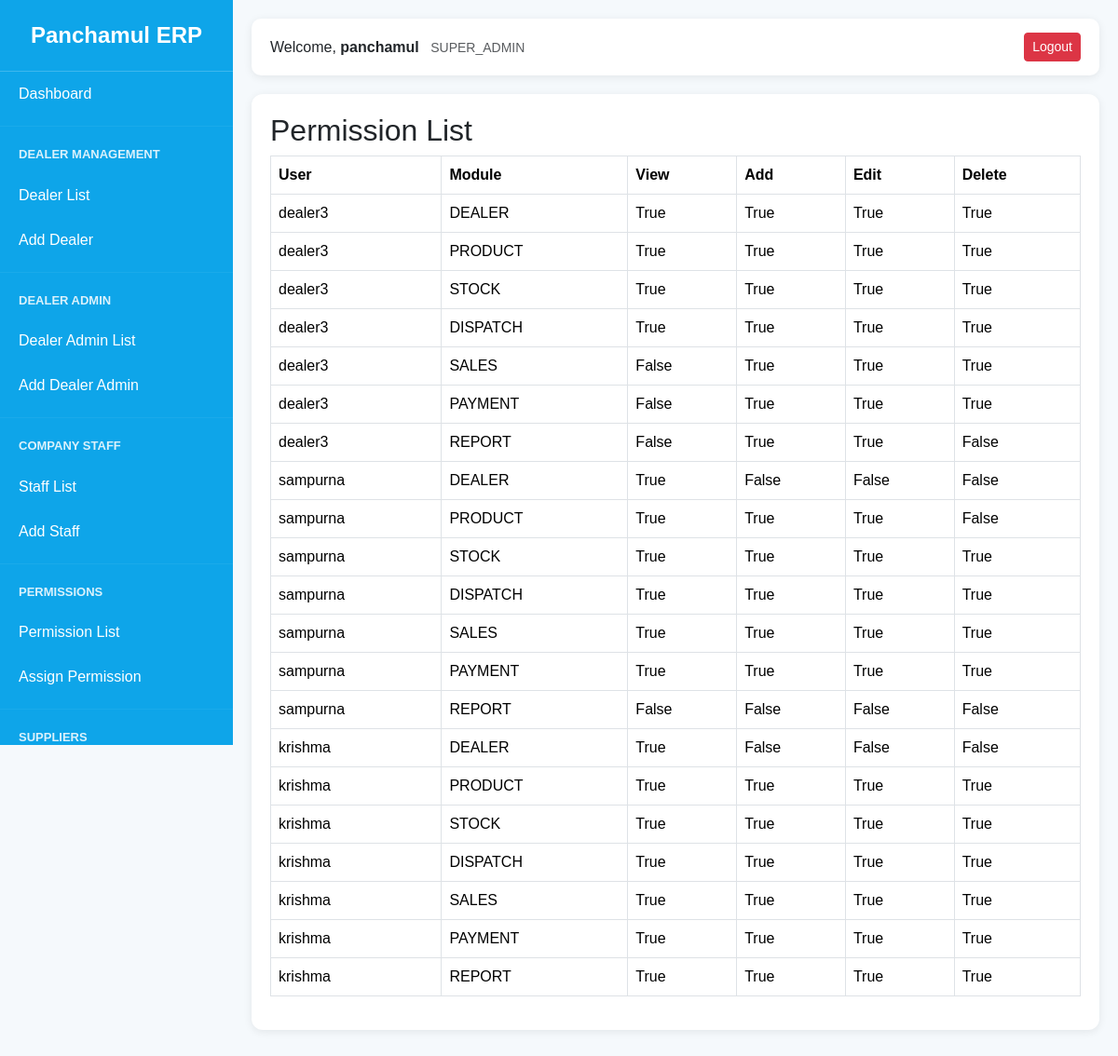
Page /permissions/ (signed in) on the committed database.
### accounts/models.py (models this page shows, shortened)
class User(AbstractUser):
    ROLE_CHOICES = (
        ('SUPER_ADMIN', 'Super Admin'),
        ('COMPANY_STAFF', 'Company Staff'),
        ('DEALER_ADMIN', 'Dealer Admin'),
        ('DEALER_STAFF', 'Dealer Staff'),
    )
    role = models.CharField(
        max_length=20,
        choices=ROLE_CHOICES
    )
    phone = models.CharField(
        max_length=20,
        blank=True,
        null=True
    )
    is_active_user = models.BooleanField(
        default=True
    )

class ModulePermission(models.Model):
    MODULES = (
        ('DEALER', 'Dealer'),
        ('PRODUCT', 'Product'),
        ('STOCK', 'Stock'),
        ('DISPATCH', 'Dispatch'),
        ('SALES', 'Sales'),
        ('PAYMENT', 'Payment'),
        ('REPORT', 'Report'),
    )
    user = models.ForeignKey(
        User,
        on_delete=models.CASCADE
    )
    module = models.CharField(
        max_length=50,
        choices=MODULES
    )
    can_view = models.BooleanField(default=False)
    can_add = models.BooleanField(default=False)
    can_edit = models.BooleanField(default=False)
    can_delete = models.BooleanField(default=False)
    class Meta:
        unique_together = (
            'user',
            'module'
        )

### accounts/views.py (the view)
@login_required
def permission_list(request):
    permissions = ModulePermission.objects.select_related(
        'user'
    )
    return render(
        request,
        'dashboard/super_admin/permission_list.html',
        {
            'permissions': permissions
        }
    )

### accounts/context_processors.py (called while the page is built)
def user_permissions(request):
    permissions = {}
    if request.user.is_authenticated:
        perms = ModulePermission.objects.filter(
            user=request.user
        )
        for p in perms:
            permissions[p.module] = p
    return {
        'user_permissions': permissions
    }

### templates/dashboard/super_admin/permission_list.html
{% extends 'dashboard/base.html' %}
{% block content %}
<div class="card-box">
<h2>Permission List</h2>
<table class="table table-bordered">
<thead>
<tr>
<th>User</th>
<th>Module</th>
<th>View</th>
<th>Add</th>
<th>Edit</th>
<th>Delete</th>
</tr>
</thead>
<tbody>
{% for p in permissions %}
<tr>
<td>{{ p.user.username }}</td>
<td>{{ p.module }}</td>
<td>{{ p.can_view }}</td>
<td>{{ p.can_add }}</td>
<td>{{ p.can_edit }}</td>
<td>{{ p.can_delete }}</td>
</tr>
{% endfor %}
</tbody>
</table>
</div>
{% endblock %}

### templates/dashboard/base.html (shortened to what this page needs)
<!DOCTYPE html>
<html lang="en">
<head>
    <link href="https://cdn.jsdelivr.net/npm/bootstrap@5.3.3/dist/css/bootstrap.min.css"
          rel="stylesheet">
</head>
<body>
<div class="sidebar" id="sidebar">
    <div class="logo">
        Panchamul ERP
    </div>
    {% if request.user.role == 'SUPER_ADMIN' %}
        <a href="{% url 'super_dashboard' %}">
            Dashboard
        </a>
    {% else %}
        <a href="{% url 'staff_dashboard' %}">
            Dashboard
        </a>
    {% endif %}
    {% if request.user.role == 'SUPER_ADMIN' or user_permissions.DEALER.can_view %}
    <hr>
    <div class="menu-title">
        Dealer Management
    </div>
    <a href="{% url 'dealer_list' %}">
        Dealer List
    </a>
    {% if request.user.role == 'SUPER_ADMIN' or user_permissions.DEALER.can_add %}
    <a href="{% url 'dealer_create' %}">
        Add Dealer
    </a>
    {% endif %}
    {% endif %}
    {% if request.user.role == 'SUPER_ADMIN' %}
    <hr>
    <div class="menu-title">
        Dealer Admin
    </div>
    <a href="{% url 'dealer_admin_list' %}">
        Dealer Admin List
    </a>
    <a href="{% url 'dealer_admin_create' %}">
        Add Dealer Admin
    </a>
    {% endif %}
    {% if request.user.role == 'SUPER_ADMIN' %}
    <hr>
    <div class="menu-title">
        Company Staff
    </div>
    <a href="{% url 'staff_list' %}">
        Staff List
    </a>
    <a href="{% url 'staff_create' %}">
        Add Staff
    </a>
    {% endif %}
    {% if request.user.role == 'SUPER_ADMIN' %}
    <hr>
    <div class="menu-title">
        Permissions
    </div>
    <a href="{% url 'permission_list' %}">
        Permission List
    </a>
    <a href="{% url 'permission_assign' %}">
        Assign Permission
    </a>
    {% endif %}
    {% if request.user.role == 'SUPER_ADMIN' or can_product %}
    <hr>
    <div class="menu-title">
        Suppliers
    </div>
    {% endif %}
</div>
<div class="content">
    <div class="topbar d-flex justify-content-between align-items-center">
        <div>
            Welcome,
            <strong>
                {{ request.user.username }}
            </strong>
            <small class="text-muted ms-2">
                {{ request.user.role }}
            </small>
        </div>
        <div>
            <a href="{% url 'logout' %}"
               class="btn btn-danger btn-sm">
                Logout
            </a>
        </div>
    </div>
    {% block content %}
    {% endblock %}
</div>
</body>
</html>

### templates/dashboard/base.html (style rules this page uses)
body { margin:0; background:#f5f9fc; font-family: Arial, sans-serif; }
.sidebar { width:250px; height:100vh; position:fixed; top:0; left:0; background:#0EA5E9; color:white; overflow-y:auto; }
.logo { text-align:center; padding:20px; font-size:24px; font-weight:bold; border-bottom:1px solid rgba(255,255,255,.2); }
.menu-title { padding:10px 20px; font-size:13px; font-weight:bold; text-transform:uppercase; opacity:.85; }
.sidebar a { display:block; padding:12px 20px; color:white; text-decoration:none; transition:.3s; }
.content { margin-left:250px; padding:20px; }
.topbar { background:white; padding:15px 20px; border-radius:10px; box-shadow:0 2px 10px rgba(0,0,0,.08); margin-bottom:20px; }
.card-box { background:white; padding:20px; border-radius:12px; box-shadow:0 2px 10px rgba(0,0,0,.08); margin-bottom:20px; }
hr { margin:10px 0; border-color:rgba(255,255,255,.2); }

### rows in the picture
User: user.username "panchamul", user.role "SUPER_ADMIN"
ModulePermission: user.username "dealer3", module "DEALER", can_view "True", can_add "True", can_edit "True", can_delete "True"
ModulePermission: user.username "dealer3", module "PRODUCT", can_view "True", can_add "True", can_edit "True", can_delete "True"
ModulePermission: user.username "dealer3", module "STOCK", can_view "True", can_add "True", can_edit "True", can_delete "True"
ModulePermission: user.username "dealer3", module "DISPATCH", can_view "True", can_add "True", can_edit "True", can_delete "True"
ModulePermission: user.username "dealer3", module "SALES", can_view "False", can_add "True", can_edit "True", can_delete "True"
ModulePermission: user.username "dealer3", module "PAYMENT", can_view "False", can_add "True", can_edit "True", can_delete "True"
ModulePermission: user.username "dealer3", module "REPORT", can_view "False", can_add "True", can_edit "True", can_delete "False"
ModulePermission: user.username "sampurna", module "DEALER", can_view "True", can_add "False", can_edit "False", can_delete "False"
ModulePermission: user.username "sampurna", module "PRODUCT", can_view "True", can_add "True", can_edit "True", can_delete "False"
ModulePermission: user.username "sampurna", module "STOCK", can_view "True", can_add "True", can_edit "True", can_delete "True"
ModulePermission: user.username "sampurna", module "DISPATCH", can_view "True", can_add "True", can_edit "True", can_delete "True"
ModulePermission: user.username "sampurna", module "SALES", can_view "True", can_add "True", can_edit "True", can_delete "True"
ModulePermission: user.username "sampurna", module "PAYMENT", can_view "True", can_add "True", can_edit "True", can_delete "True"
ModulePermission: user.username "sampurna", module "REPORT", can_view "False", can_add "False", can_edit "False", can_delete "False"
ModulePermission: user.username "krishma", module "DEALER", can_view "True", can_add "False", can_edit "False", can_delete "False"
ModulePermission: user.username "krishma", module "PRODUCT", can_view "True", can_add "True", can_edit "True", can_delete "True"
ModulePermission: user.username "krishma", module "STOCK", can_view "True", can_add "True", can_edit "True", can_delete "True"
ModulePermission: user.username "krishma", module "DISPATCH", can_view "True", can_add "True", can_edit "True", can_delete "True"
ModulePermission: user.username "krishma", module "SALES", can_view "True", can_add "True", can_edit "True", can_delete "True"
ModulePermission: user.username "krishma", module "PAYMENT", can_view "True", can_add "True", can_edit "True", can_delete "True"
ModulePermission: user.username "krishma", module "REPORT", can_view "True", can_add "True", can_edit "True", can_delete "True"
